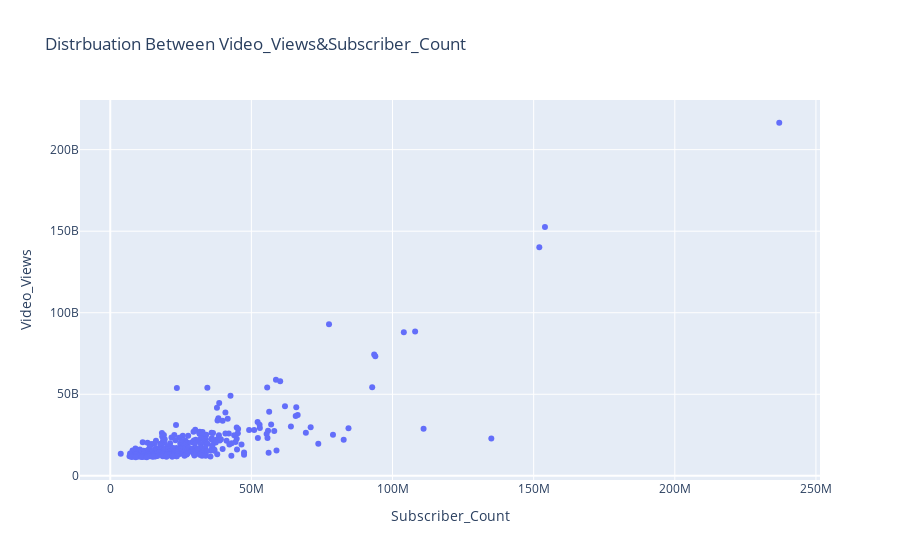

This figure's notebook cell:
### Code cell
px.scatter(data_frame=df,x='Subscriber_Count',y='Video_Views' , title='Distrbuation Between Video_Views&Subscriber_Count')

### Figure 1 — Plotly figure (JSON) as saved in the notebook; plotly's stock layout.template omitted (floating-point values rounded to 4 significant figures; data arrays with more than 128 entries replaced by an {"elided": "..."} marker saying what was removed)
{"data": [{"hovertemplate": "Subscriber_Count=%{x}<br>Video_Views=%{y}<extra></extra>", "legendgroup": "", "marker": {"color": "#636efa", "symbol": "circle"}, "mode": "markers", "name": "", "orientation": "v", "showlegend": false, "type": "scatter", "x": {"elided": "296 int values"}, "xaxis": "x", "y": {"elided": "296 int values"}, "yaxis": "y"}], "layout": {"legend": {"tracegroupgap": 0}, "title": {"text": "Distrbuation Between Video_Views&Subscriber_Count"}, "xaxis": {"anchor": "y", "domain": [0, 1], "title": {"text": "Subscriber_Count"}}, "yaxis": {"anchor": "x", "domain": [0, 1], "title": {"text": "Video_Views"}}}}
